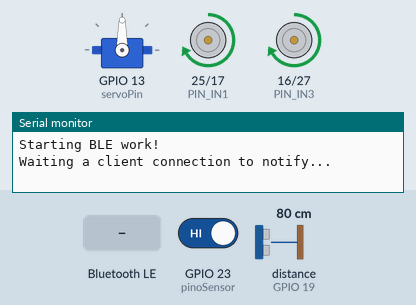
This sketch was run on a simulated ESP32. On the bench: servo, motor-driver pin pairs drawn as motors (green arrow = first pin HIGH = forward, orange = second pin HIGH = backward, longer = more drive, scaled by the enable pin), the last lines printed to the serial monitor. Inputs (shaded band) come from the test bench; at power-on: distance to the obstacle (sensor on GPIO 19) 80 cm, GPIO 23 (pinoSensor) HIGH. The echo pulse lasts 58.3 µs per cm; nothing arrives over Bluetooth unless stated; a phone connects over Bluetooth LE 3 s after start.

Above: at 1.2 s.
1.3 s: distance to the obstacle (sensor on GPIO 19) set to 33 cm
4.3 s: distance to the obstacle (sensor on GPIO 19) set to 26 cm
5.8 s: Bluetooth LE write "x" received
At 7.96 s:
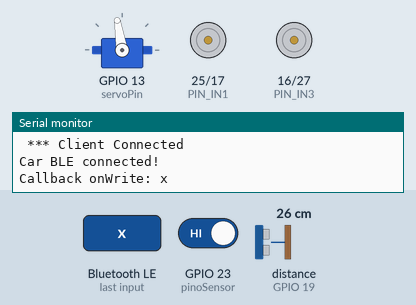
At 8.56 s:
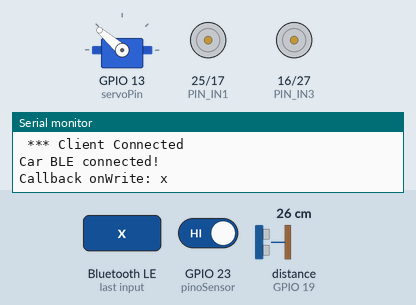
8.8 s: GPIO 23 (pinoSensor) driven LOW
At 12.2 s:
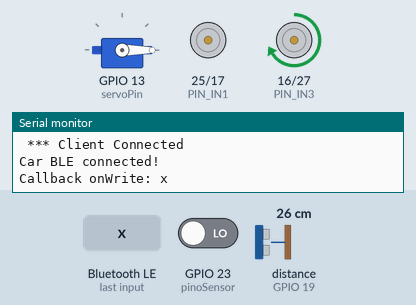
Timing chart, 0 to 18.8 s (numbered marks = the images above; inputs shaded):
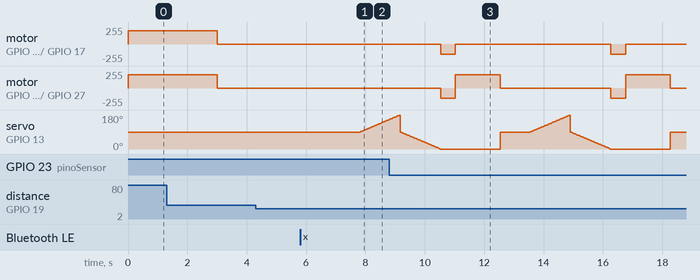

The sketch:

Car_BLE_server.ino
```cpp
/*
    Based on Neil Kolban example for IDF: https://github.com/nkolban/esp32-snippets/blob/master/cpp_utils/tests/BLE%20Tests/SampleServer.cpp
    Ported to Arduino ESP32 by Evandro Copercini
    updates by chegewara
*/
#include <BLEDevice.h>
#include <BLEUtils.h>
#include <BLEServer.h>
#include <BLE2902.h>

#include <ESP32Servo.h>
#include <Ultrasonic.h>

BLEServer* pServer = NULL;
BLECharacteristic* pCharacteristic = NULL;
bool deviceConnected = false;
bool oldDeviceConnected = false;
uint32_t value = 0;

Servo myservo;
int pos = 0;    // variable to store the servo position
// Recommended PWM GPIO pins on the ESP32 include 2,4,12-19,21-23,25-27,32-33
int servoPin = 13;

// See the following for generating UUIDs:
// https://www.uuidgenerator.net/
#define SERVICE_UUID        "4fafc201-1fb5-459e-8fcc-c5c9c331914b"
#define CHARACTERISTIC_UUID "beb5483e-36e1-4688-b7f5-ea07361b26a8"

// LEFT DC MOTOR
#define PIN_IN1  25 // ESP32 pin GIOP27 connected to the IN1 pin L298N
#define PIN_IN2  17 // ESP32 pin GIOP26 connected to the IN2 pin L298N
#define PIN_ENA  26 // ESP32 pin GIOP14 connected to the EN1 pin L298N
// RIGHT DC MOTOR
#define PIN_IN3  16 // ESP32 pin GIOP27 connected to the IN1 pin L298N
#define PIN_IN4  27 // ESP32 pin GIOP26 connected to the IN2 pin L298N
#define PIN_ENB  14 // ESP32 pin GIOP14 connected to the EN1 pin L298N

//Ultrasonic
#define PIN_TRIGGER   18 //Verde
#define PIN_ECHO      19 //Azul
#define INTERVALO_LEITURA 250 //(ms)
Ultrasonic ultrasonic(PIN_TRIGGER, PIN_ECHO);

//INFRA_RED
#define pinoSensor 23

char command;
bool x = 0;

bool obstacleLeft = false;
bool obstacleRight = false;

class ServerCB: public BLEServerCallbacks {
  void onConnect(BLEServer* pServer) {
      Serial.println(" *** Client Connected");
      deviceConnected = true;
      BLEDevice::startAdvertising();
    }

  void onDisconnect(BLEServer* pServer) {
    Serial.println(" *** Client Disconnected");
    deviceConnected = false;
  }
};

class CharacteristicCB : public BLECharacteristicCallbacks {
  void onWrite(BLECharacteristic *pCharacteristic)
  {
    std::string str = pCharacteristic->getValue();
    if(str.length() > 0) {
      command = str[0];
      Serial.print("Callback onWrite: ");
      Serial.println(str.c_str());
    }
  }
};

void setup() {
  // initialize digital pins as outputs.
  pinMode(PIN_IN1, OUTPUT);
  pinMode(PIN_IN2, OUTPUT);
  pinMode(PIN_ENA, OUTPUT);

  pinMode(PIN_IN3, OUTPUT);
  pinMode(PIN_IN4, OUTPUT);
  pinMode(PIN_ENB, OUTPUT);

  pinMode(pinoSensor, INPUT_PULLUP); // Infravermelho

  Serial.begin(115200);
  Serial.println("Starting BLE work!");

  BLEDevice::init("BLE Car");
  pServer = BLEDevice::createServer();
  pServer->setCallbacks(new ServerCB());
  BLEService *pService = pServer->createService(SERVICE_UUID);
  pCharacteristic = pService->createCharacteristic(
                                         CHARACTERISTIC_UUID,
                                         BLECharacteristic::PROPERTY_READ |
                                         BLECharacteristic::PROPERTY_WRITE |
                                         BLECharacteristic::PROPERTY_NOTIFY |
                                        BLECharacteristic::PROPERTY_INDICATE
                                      );

  // https://www.bluetooth.com/specifications/gatt/viewer?attributeXmlFile=org.bluetooth.descriptor.gatt.client_characteristic_configuration.xml
  // Create a BLE Descriptor
  pCharacteristic->addDescriptor(new BLE2902());

  pCharacteristic->setCallbacks(new CharacteristicCB());
  //pCharacteristic->setValue("Hello World says Neil");
  pService->start();
  // BLEAdvertising *pAdvertising = pServer->getAdvertising();  // this still is working for backward compatibility
  BLEAdvertising *pAdvertising = BLEDevice::getAdvertising();
  pAdvertising->addServiceUUID(SERVICE_UUID);
  pAdvertising->setScanResponse(true);
  pAdvertising->setMinPreferred(0x06);  // functions that help with iPhone connections issue
  pAdvertising->setMinPreferred(0x12);
  BLEDevice::startAdvertising();
  Serial.println("Waiting a client connection to notify...");

  	// Allow allocation of all timers
	ESP32PWM::allocateTimer(0);
	ESP32PWM::allocateTimer(1);
	ESP32PWM::allocateTimer(2);
	ESP32PWM::allocateTimer(3);
	myservo.setPeriodHertz(50);    // standard 50 hz servo
	myservo.attach(servoPin, 500, 2400); // attaches the servo on pin 18 to the servo object
	// using default min/max of 1000us and 2000us
	// different servos may require different min/max settings
	// for an accurate 0 to 180 sweep
  myservo.write(90);
}

void loop() {
  // put your main code here, to run repeatedly:p-
  // delay(2000);
  myservo.write(90);
  if (ultrasonic.read(CM) < 30) {
    parar(1000); //Leitura do ultra frontal (90 graus)

    for (pos = 90; pos <= 180; pos += 1) // Infrared looks left
    {
		  myservo.write(pos);
		  delay(15);
      if (180 <= pos >= 175 && digitalRead(pinoSensor) == LOW) {
        obstacleLeft = true;
      }
    }

    myservo.write(90);
    for (pos = 90; pos >= 0; pos -= 1) // Infrared looks right
    {
      myservo.write(pos);
      delay(15);
      if(0 >= pos <= 10 && digitalRead(pinoSensor) == LOW) {
        obstacleRight = true;
      }
    }

    if(obstacleLeft && !obstacleRight){ //turn right if no obstacle on left side
      re(500, 150);
      direita(1500, 200);
      obstacleLeft = false;
    } else if (obstacleRight && !obstacleLeft) {
      re(500, 150);
      esquerda(1500, 200); // turn left
      obstacleRight = false;
    }

  } else frente(1, 200);

  if (deviceConnected) {
    Serial.println("Car BLE connected!");
    myservo.write(90);
    while( x == 0 ) {
      switch(command)
      {
        case 'f': { frente(1, 200); break; }
        case 'd': { direita(1, 200); break; }
        case 'i': { frenteDireita(1, 200); break; }
        case 'e': { esquerda(1, 200); break; }
        case 'g': { frenteEsquerda(1, 200); break; }
        case 'p': { parar(1); break; }
        case 'r': { re(1, 200); break; }
        case 'h': { reEsquerda(1, 200); break; }
        case 'j': { reDireita(1, 200); break; }
        case 'x': { parar(1000); deviceConnected = false; x = 1; break; }
        default: { parar(1); break; }
      }
    }
  }
  if (command == 'x') x = 0; // Key to reenter on BLE mode
  // disconnecting
  if (!deviceConnected && oldDeviceConnected) {
      delay(500); // give the bluetooth stack the chance to get things ready
      pServer->startAdvertising(); // restart advertising
      Serial.println("start advertising");
      oldDeviceConnected = deviceConnected;
  }
  // connecting
  if (deviceConnected && !oldDeviceConnected) {
      // do stuff here on connecting
      oldDeviceConnected = deviceConnected;
  }
}

void frente(int tempo, byte vel) {
  //Motor Esquerdo
  analogWrite(PIN_ENA, vel);
  digitalWrite(PIN_IN1, HIGH);
  digitalWrite(PIN_IN2, LOW);

  //Motor Direito
  analogWrite(PIN_ENB, vel);
  digitalWrite(PIN_IN3, HIGH);
  digitalWrite(PIN_IN4, LOW);
  delay(tempo);
}

void frenteDireita(int tempo, byte vel) {
  //Motor Esquerdo
  analogWrite(PIN_ENA, vel);
  digitalWrite(PIN_IN1, HIGH);
  digitalWrite(PIN_IN2, LOW);

  //Motor Direito
  analogWrite(PIN_ENB, vel/2);
  digitalWrite(PIN_IN3, HIGH);
  digitalWrite(PIN_IN4, LOW);
  delay(tempo);
}

void frenteEsquerda(int tempo, byte vel) {
  //Motor Esquerdo
  analogWrite(PIN_ENA, vel/2);
  digitalWrite(PIN_IN1, HIGH);
  digitalWrite(PIN_IN2, LOW);

  //Motor Direito
  analogWrite(PIN_ENB, vel);
  digitalWrite(PIN_IN3, HIGH);
  digitalWrite(PIN_IN4, LOW);
  delay(tempo);
}

void parar(int tempo) {
  /* Trava Motor - Para parar numa ladeira tem que colocar HIGH HIGH como se fosse freio de mão */
  //Motor Esquerdo
  analogWrite(PIN_ENA, 0);
  digitalWrite(PIN_IN1, LOW);
  digitalWrite(PIN_IN2, LOW);

  //Motor Direito
  analogWrite(PIN_ENB, 0);
  digitalWrite(PIN_IN3, LOW);
  digitalWrite(PIN_IN4, LOW);
  delay(tempo);
}

void re(int tempo, byte vel) {
  //Motor Esquerdo
  analogWrite(PIN_ENA, vel);
  digitalWrite(PIN_IN1, LOW);
  digitalWrite(PIN_IN2, HIGH);

  //Motor Direito
  analogWrite(PIN_ENB, vel);
  digitalWrite(PIN_IN3, LOW);
  digitalWrite(PIN_IN4, HIGH);
  delay(tempo);
}

void reEsquerda(int tempo, byte vel) {
  //Motor Esquerdo
  analogWrite(PIN_ENA, vel);
  digitalWrite(PIN_IN1, LOW);
  digitalWrite(PIN_IN2, LOW);

  //Motor Direito
  analogWrite(PIN_ENB, vel);
  digitalWrite(PIN_IN3, LOW);
  digitalWrite(PIN_IN4, HIGH);
  delay(tempo);
}

void reDireita(int tempo, byte vel) {
  //Motor Esquerdo
  analogWrite(PIN_ENA, vel);
  digitalWrite(PIN_IN1, LOW);
  digitalWrite(PIN_IN2, HIGH);

  //Motor Direito
  analogWrite(PIN_ENB, vel);
  digitalWrite(PIN_IN3, LOW);
  digitalWrite(PIN_IN4, LOW);
  delay(tempo);
}

void direita(int tempo, byte vel) {
  //Motor Esquerdo
  analogWrite(PIN_ENA, vel);
  digitalWrite(PIN_IN1, HIGH);
  digitalWrite(PIN_IN2, LOW);

  //Motor Direito
  analogWrite(PIN_ENB, vel);
  digitalWrite(PIN_IN3, LOW);
  digitalWrite(PIN_IN4, LOW);
  delay(tempo);
}

void esquerda(int tempo, byte vel) {
  //Motor Esquerdo
  analogWrite(PIN_ENA, vel);
  digitalWrite(PIN_IN1, LOW);
  digitalWrite(PIN_IN2, LOW);

  //Motor Direito
  analogWrite(PIN_ENB, vel);
  digitalWrite(PIN_IN3, HIGH);
  digitalWrite(PIN_IN4, LOW);
  delay(tempo);
}
```

Measured:
- after the input at 4.3 s, every drawn part: stays the same
- after the input at 5.8 s, servo on GPIO 13 (servoPin): moves from 90° to 155° over 0.96 s, starting after 2.0 s
